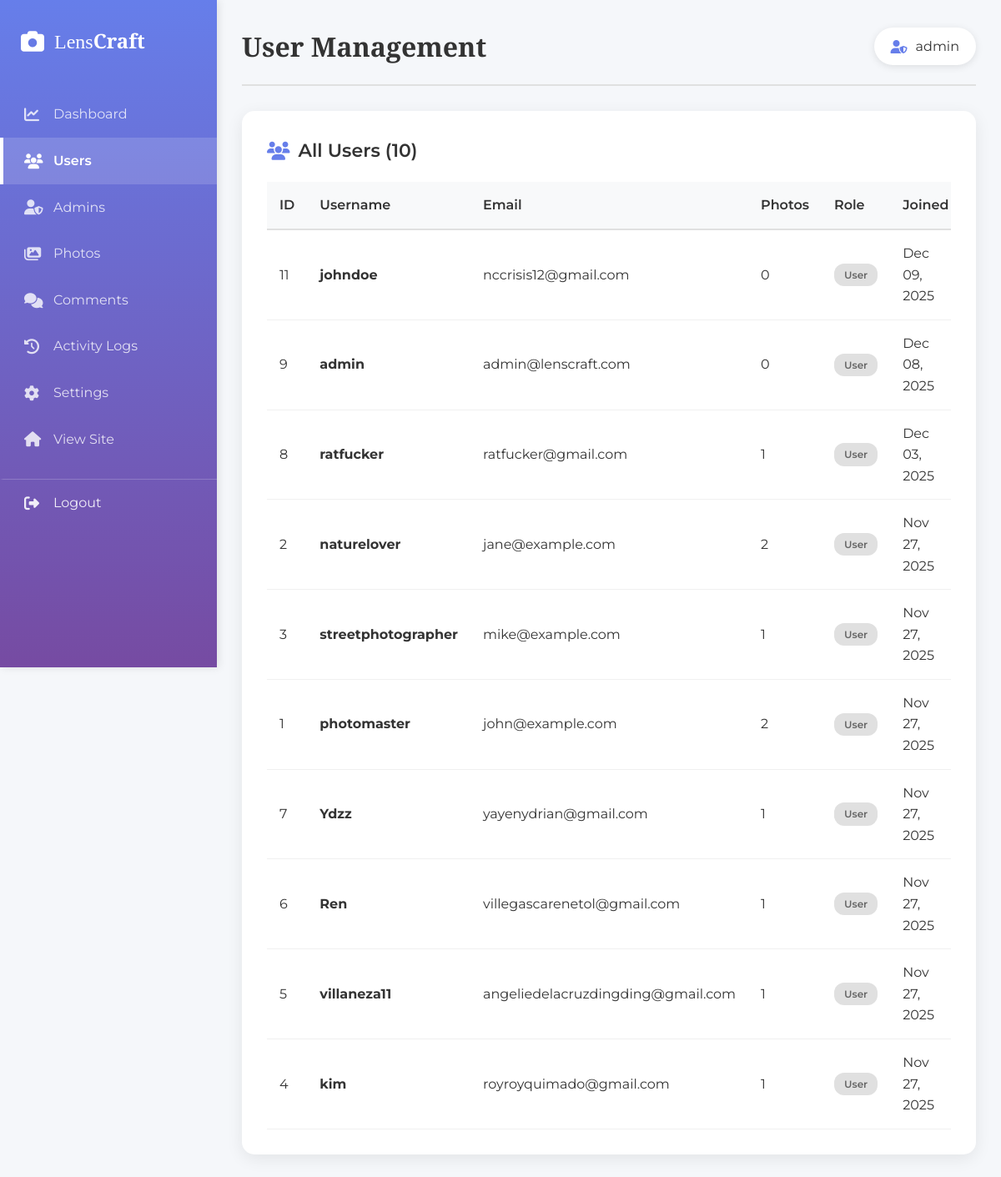
Page /admin/admin_users.php (signed in) on the committed database.
### tables this page shows
CREATE TABLE `users` (
  `id` int(11) NOT NULL,
  `username` varchar(50) NOT NULL,
  `email` varchar(100) NOT NULL,
  `password` varchar(255) NOT NULL,
  `bio` text DEFAULT NULL,
  `profile_picture` varchar(255) DEFAULT NULL,
  `profile_pic` varchar(255) DEFAULT NULL,
  `followers_count` int(11) DEFAULT 0,
  `following_count` int(11) DEFAULT 0,
  `photos_count` int(11) DEFAULT 0,
  `cover_photo` varchar(255) DEFAULT NULL,
  `instagram` varchar(100) DEFAULT NULL,
  `twitter` varchar(100) DEFAULT NULL,
  `facebook` varchar(100) DEFAULT NULL,
  `website` varchar(255) DEFAULT NULL,
  `is_profile_public` tinyint(1) DEFAULT 1,
  `show_email` tinyint(1) DEFAULT 0,
  `first_name` varchar(50) DEFAULT NULL,
  `last_name` varchar(50) DEFAULT NULL,
  `phone` varchar(20) DEFAULT NULL,
  `location` varchar(100) DEFAULT NULL,
  `birthday` date DEFAULT NULL,
  `address` varchar(255) DEFAULT NULL,
  `is_admin` tinyint(1) DEFAULT 0,
  `created_at` datetime DEFAULT current_timestamp(),
  `updated_at` timestamp NOT NULL DEFAULT current_timestamp() ON UPDATE current_timestamp(),
  `email_verified` tinyint(1) DEFAULT 0,
  `two_fa_enabled` tinyint(1) DEFAULT 0
);

### admin/admin_users.php (the view, shortened to what this page needs)
<?php
$users = [];
$error_details = '';
try {
    $pdo = getDBConnection();
    $stmt = $pdo->query("
        SELECT
            u.id,
            u.username,
            u.email,
            u.is_admin,
            u.created_at,
            COUNT(p.id) as photo_count
        FROM users u
        LEFT JOIN photos p ON u.id = p.user_id
        GROUP BY u.id, u.username, u.email, u.is_admin, u.created_at
        ORDER BY u.created_at DESC
    ");
    $users = $stmt->fetchAll(PDO::FETCH_ASSOC);
} catch(PDOException $e) {
    error_log("Admin users error: " . $e->getMessage());
    $error_details = $e->getMessage();
    $_SESSION['error'] = "Failed to load users. Error: " . $e->getMessage();
}
?>
<!DOCTYPE html>
<html lang="en">
<head>
    <link rel="stylesheet" href="https://cdnjs.cloudflare.com/ajax/libs/font-awesome/6.4.0/css/all.min.css">
    <link rel="stylesheet" href="../assets/css/admin.css">
</head>
<body>
    <?php include 'sidebar.php'; ?>
    <div class="main-content">
        <header class="top-bar">
            <h1>User Management</h1>
            <div class="admin-info">
                <i class="fas fa-user-shield"></i>
                <span><?php echo htmlspecialchars($_SESSION['admin_username']); ?></span>
            </div>
        </header>
        <div class="card">
            <h2 class="card-title">
                <i class="fas fa-users"></i> All Users (<?php echo count($users); ?>)
            </h2>
            <?php if (empty($users) && !$error_details): ?>
                <div style="text-align: center; padding: 60px 20px; color: #999;">
                    <i class="fas fa-users" style="font-size: 48px; margin-bottom: 20px; opacity: 0.3;"></i>
                    <h3 style="color: #666; margin-bottom: 10px;">No Users Found</h3>
                    <p>There are currently no users in the system.</p>
                </div>
            <?php elseif (!empty($users)): ?>
                <div class="table-container">
                    <table class="data-table">
                        <thead>
                            <tr>
                                <th>ID</th>
                                <th>Username</th>
                                <th>Email</th>
                                <th>Photos</th>
                                <th>Role</th>
                                <th>Joined</th>
                            </tr>
                        </thead>
                        <tbody>
                            <?php foreach ($users as $user): ?>
                                <tr>
                                    <td><?php echo htmlspecialchars($user['id']); ?></td>
                                    <td>
                                        <strong><?php echo htmlspecialchars($user['username']); ?></strong>
                                    </td>
                                    <td><?php echo htmlspecialchars($user['email']); ?></td>
                                    <td><?php echo htmlspecialchars($user['photo_count']); ?></td>
                                    <td>
                                        <?php if ($user['is_admin']): ?>
                                            <span class="badge badge-admin">Admin</span>
                                        <?php else: ?>
                                            <span class="badge badge-user">User</span>
                                        <?php endif; ?>
                                    </td>
                                    <td><?php echo date('M d, Y', strtotime($user['created_at'])); ?></td>
                                </tr>
                            <?php endforeach; ?>
                        </tbody>
                    </table>
                </div>
            <?php endif; ?>
        </div>
    </div>
</body>
</html>

### assets/css/admin.css (style rules this page uses)
* { margin: 0; padding: 0; box-sizing: border-box; }
body { font-family: 'Montserrat', sans-serif; background: #f5f7fa; color: #333; line-height: 1.6; }
.main-content { margin-left: 260px; padding: 30px; min-height: 100vh; }
.top-bar { display: flex; justify-content: space-between; align-items: center; margin-bottom: 30px; padding-bottom: 20px; border-bottom: 2px solid #e0e0e0; }
.top-bar h1 { font-family: 'Playfair Display', serif; font-size: 32px; color: #333; }
.admin-info { display: flex; align-items: center; gap: 10px; padding: 10px 20px; background: white; border-radius: 25px; box-shadow: 0 2px 10px rgba(0, 0, 0, 0.1); }
.admin-info i { color: #667eea; }
.card { background: white; padding: 30px; border-radius: 15px; box-shadow: 0 5px 20px rgba(0, 0, 0, 0.08); margin-bottom: 30px; }
.card-title { font-size: 22px; font-weight: 600; margin-bottom: 20px; color: #333; display: flex; align-items: center; gap: 10px; }
.card-title i { color: #667eea; }
.table-container { overflow-x: auto; }
.data-table { width: 100%; border-collapse: collapse; }
.data-table thead { background: #f8f9fa; }
.data-table th { padding: 15px; text-align: left; font-weight: 600; color: #333; border-bottom: 2px solid #e0e0e0; }
.data-table td { padding: 15px; border-bottom: 1px solid #f0f0f0; }
.badge { display: inline-block; padding: 4px 12px; border-radius: 12px; font-size: 12px; font-weight: 600; }
.badge-user { background: #e0e0e0; color: #666; }

### rows in the picture
users: id "11", username "johndoe", email "nccrisis12@gmail.com", photo_count "0", is_admin "User", created_at "Dec 09, 2025"
users: id "9", username "admin", email "admin@lenscraft.com", photo_count "0", is_admin "User", created_at "Dec 08, 2025"
users: id "8", username "ratfucker", email "ratfucker@gmail.com", photo_count "1", is_admin "User", created_at "Dec 03, 2025"
users: id "2", username "naturelover", email "jane@example.com", photo_count "2", is_admin "User", created_at "Nov 27, 2025"
users: id "3", username "streetphotographer", email "mike@example.com", photo_count "1", is_admin "User", created_at "Nov 27, 2025"
users: id "1", username "photomaster", email "john@example.com", photo_count "2", is_admin "User", created_at "Nov 27, 2025"
users: id "7", username "Ydzz", email "yayenydrian@gmail.com", photo_count "1", is_admin "User", created_at "Nov 27, 2025"
users: id "6", username "Ren", email "villegascarenetol@gmail.com", photo_count "1", is_admin "User", created_at "Nov 27, 2025"
users: id "5", username "villaneza11", email "angeliedelacruzdingding@gmail.com", photo_count "1", is_admin "User", created_at "Nov 27, 2025"
users: id "4", username "kim", email "royroyquimado@gmail.com", photo_count "1", is_admin "User", created_at "Nov 27, 2025"

### other values in the picture
$_SESSION['admin_username'] "admin"
count($users) "10"
